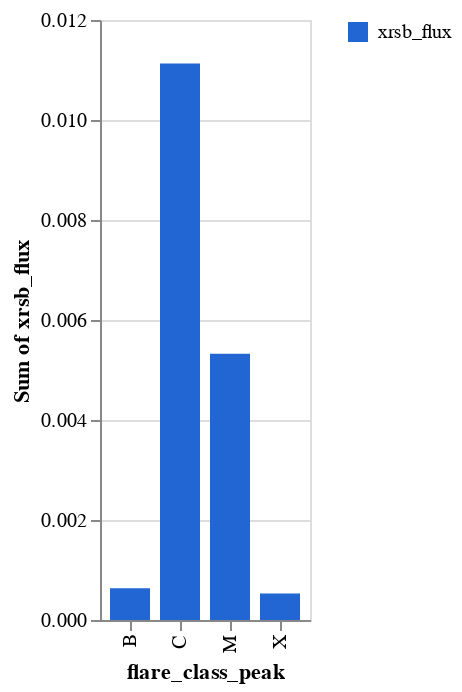

Source (notebook cell):
### Code cell
_dntk.DeepnoteChart(df, """{"layer":[{"layer":[{"layer":[{"mark":{"clip":true,"type":"bar","color":"#2266D3","tooltip":true},"encoding":{"x":{"sort":null,"type":"nominal","field":"flare_class_peak","scale":{"type":"linear"}},"y":{"axis":{"format":{"type":"default","decimals":null},"formatType":"numberFormatFromNumberType"},"type":"quantitative","field":"xrsb_flux","scale":{"type":"linear"},"format":{"type":"default","decimals":null},"aggregate":"sum","formatType":"numberFormatFromNumberType"},"color":{"type":"nominal","datum":"xrsb_flux","scale":{"range":["#2266D3"],"domain":["xrsb_flux"]}},"xOffset":{"datum":"series_0"}},"transform":[]}]}],"resolve":{"scale":{"color":"independent"}}}],"title":"","config":{"legend":{"disable":false}},"$schema":"https://vega.github.io/schema/vega-lite/v5.json","encoding":{},"usermeta":{"seriesNames":["xrsb_flux"],"seriesOrder":[0],"specSchemaVersion":2,"tooltipDefaultMode":true}}""")

### Figure 1 — Vega-Lite specification as saved in the notebook (floating-point values rounded to 4 significant figures; data arrays with more than 128 entries replaced by an {"elided": "..."} marker saying what was removed)
{"layer": [{"layer": [{"layer": [{"mark": {"clip": true, "type": "bar", "color": "#2266D3", "tooltip": true}, "encoding": {"x": {"sort": null, "type": "nominal", "field": "flare_class_peak", "scale": {"type": "linear"}}, "y": {"axis": {"format": {"type": "default", "decimals": null}, "formatType": "numberFormatFromNumberType"}, "type": "quantitative", "field": "xrsb_flux", "scale": {"type": "linear"}, "format": {"type": "default", "decimals": null}, "aggregate": "sum", "formatType": "numberFormatFromNumberType"}, "color": {"type": "nominal", "datum": "xrsb_flux", "scale": {"range": ["#2266D3"], "domain": ["xrsb_flux"]}}, "xOffset": {"datum": "series_0"}}, "transform": []}]}], "resolve": {"scale": {"color": "independent"}}}], "title": "", "config": {"legend": {"disable": false}}, "$schema": "https://vega.github.io/schema/vega-lite/v5.json", "encoding": {}, "usermeta": {"seriesNames": ["xrsb_flux"], "seriesOrder": [0], "specSchemaVersion": 2, "tooltipDefaultMode": true}, "data": {"values": {"elided": "10000 records"}}}
